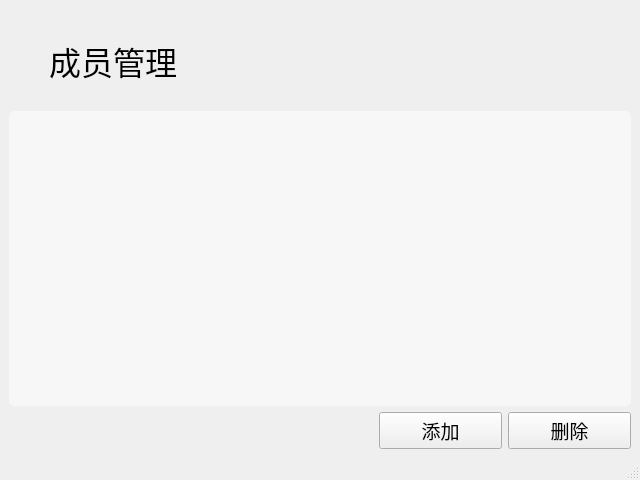
<?xml version="1.0" encoding="UTF-8"?>
<ui version="4.0">
 <class>MainWindow</class>
 <widget class="QMainWindow" name="MainWindow">
  <property name="geometry">
   <rect>
    <x>0</x>
    <y>0</y>
    <width>640</width>
    <height>480</height>
   </rect>
  </property>
  <property name="windowTitle">
   <string>MainWindow</string>
  </property>
  <property name="styleSheet">
   <string notr="true">QMainWindow
{
	border-image:url(:/window.png);
}</string>
  </property>
  <widget class="QWidget" name="centralwidget">
   <layout class="QVBoxLayout" name="verticalLayout">
    <item>
     <layout class="QHBoxLayout" name="horizontalLayout">
      <item>
       <spacer name="horizontalSpacer">
        <property name="orientation">
         <enum>Qt::Horizontal</enum>
        </property>
        <property name="sizeHint" stdset="0">
         <size>
          <width>40</width>
          <height>20</height>
         </size>
        </property>
       </spacer>
      </item>
      <item>
       <widget class="QPushButton" name="hideButton">
        <property name="sizePolicy">
         <sizepolicy hsizetype="Preferred" vsizetype="Preferred">
          <horstretch>0</horstretch>
          <verstretch>0</verstretch>
         </sizepolicy>
        </property>
        <property name="text">
         <string/>
        </property>
        <property name="icon">
         <iconset resource="res.qrc">
          <normaloff>:/zoom.png</normaloff>:/zoom.png</iconset>
        </property>
        <property name="iconSize">
         <size>
          <width>25</width>
          <height>25</height>
         </size>
        </property>
        <property name="flat">
         <bool>true</bool>
        </property>
       </widget>
      </item>
      <item>
       <spacer name="horizontalSpacer_2">
        <property name="orientation">
         <enum>Qt::Horizontal</enum>
        </property>
        <property name="sizeType">
         <enum>QSizePolicy::Fixed</enum>
        </property>
        <property name="sizeHint" stdset="0">
         <size>
          <width>15</width>
          <height>20</height>
         </size>
        </property>
       </spacer>
      </item>
      <item>
       <widget class="QPushButton" name="closeButton">
        <property name="sizePolicy">
         <sizepolicy hsizetype="Minimum" vsizetype="Minimum">
          <horstretch>0</horstretch>
          <verstretch>0</verstretch>
         </sizepolicy>
        </property>
        <property name="text">
         <string/>
        </property>
        <property name="icon">
         <iconset resource="res.qrc">
          <normaloff>:/close.png</normaloff>:/close.png</iconset>
        </property>
        <property name="iconSize">
         <size>
          <width>25</width>
          <height>25</height>
         </size>
        </property>
        <property name="flat">
         <bool>true</bool>
        </property>
       </widget>
      </item>
      <item>
       <spacer name="horizontalSpacer_3">
        <property name="orientation">
         <enum>Qt::Horizontal</enum>
        </property>
        <property name="sizeType">
         <enum>QSizePolicy::Fixed</enum>
        </property>
        <property name="sizeHint" stdset="0">
         <size>
          <width>10</width>
          <height>20</height>
         </size>
        </property>
       </spacer>
      </item>
     </layout>
    </item>
    <item>
     <layout class="QHBoxLayout" name="horizontalLayout_2" stretch="0,0,3">
      <property name="topMargin">
       <number>0</number>
      </property>
      <item>
       <spacer name="horizontalSpacer_5">
        <property name="orientation">
         <enum>Qt::Horizontal</enum>
        </property>
        <property name="sizeHint" stdset="0">
         <size>
          <width>40</width>
          <height>20</height>
         </size>
        </property>
       </spacer>
      </item>
      <item>
       <widget class="QLabel" name="label">
        <property name="font">
         <font>
          <pointsize>24</pointsize>
         </font>
        </property>
        <property name="text">
         <string>成员管理</string>
        </property>
       </widget>
      </item>
      <item>
       <spacer name="horizontalSpacer_4">
        <property name="orientation">
         <enum>Qt::Horizontal</enum>
        </property>
        <property name="sizeHint" stdset="0">
         <size>
          <width>40</width>
          <height>20</height>
         </size>
        </property>
       </spacer>
      </item>
     </layout>
    </item>
    <item>
     <layout class="QVBoxLayout" name="verticalLayout_2">
      <property name="topMargin">
       <number>20</number>
      </property>
     </layout>
    </item>
    <item>
     <widget class="QTableWidget" name="nameTableWidget">
      <property name="styleSheet">
       <string notr="true">QTableWidget{
	border-radius:5px;
	background-color:rgba(255, 255,255,50%);
}</string>
      </property>
      <property name="editTriggers">
       <set>QAbstractItemView::DoubleClicked</set>
      </property>
      <property name="dragDropOverwriteMode">
       <bool>false</bool>
      </property>
      <property name="selectionMode">
       <enum>QAbstractItemView::MultiSelection</enum>
      </property>
      <property name="selectionBehavior">
       <enum>QAbstractItemView::SelectRows</enum>
      </property>
      <property name="sortingEnabled">
       <bool>true</bool>
      </property>
      <attribute name="verticalHeaderVisible">
       <bool>false</bool>
      </attribute>
     </widget>
    </item>
    <item>
     <layout class="QHBoxLayout" name="horizontalLayout_3" stretch="3,1,1">
      <property name="topMargin">
       <number>0</number>
      </property>
      <item>
       <spacer name="horizontalSpacer_6">
        <property name="orientation">
         <enum>Qt::Horizontal</enum>
        </property>
        <property name="sizeHint" stdset="0">
         <size>
          <width>40</width>
          <height>20</height>
         </size>
        </property>
       </spacer>
      </item>
      <item>
       <widget class="QPushButton" name="addPushButton">
        <property name="font">
         <font>
          <pointsize>14</pointsize>
         </font>
        </property>
        <property name="text">
         <string>添加</string>
        </property>
       </widget>
      </item>
      <item>
       <widget class="QPushButton" name="delPushButton">
        <property name="font">
         <font>
          <pointsize>14</pointsize>
         </font>
        </property>
        <property name="text">
         <string>删除</string>
        </property>
       </widget>
      </item>
     </layout>
    </item>
   </layout>
  </widget>
  <widget class="QStatusBar" name="statusbar"/>
 </widget>
 <resources>
  <include location="res.qrc"/>
 </resources>
 <connections>
  <connection>
   <sender>closeButton</sender>
   <signal>clicked()</signal>
   <receiver>MainWindow</receiver>
   <slot>close()</slot>
   <hints>
    <hint type="sourcelabel">
     <x>595</x>
     <y>26</y>
    </hint>
    <hint type="destinationlabel">
     <x>319</x>
     <y>239</y>
    </hint>
   </hints>
  </connection>
  <connection>
   <sender>hideButton</sender>
   <signal>clicked()</signal>
   <receiver>MainWindow</receiver>
   <slot>showMinimized()</slot>
   <hints>
    <hint type="sourcelabel">
     <x>531</x>
     <y>26</y>
    </hint>
    <hint type="destinationlabel">
     <x>319</x>
     <y>239</y>
    </hint>
   </hints>
  </connection>
 </connections>
</ui>
